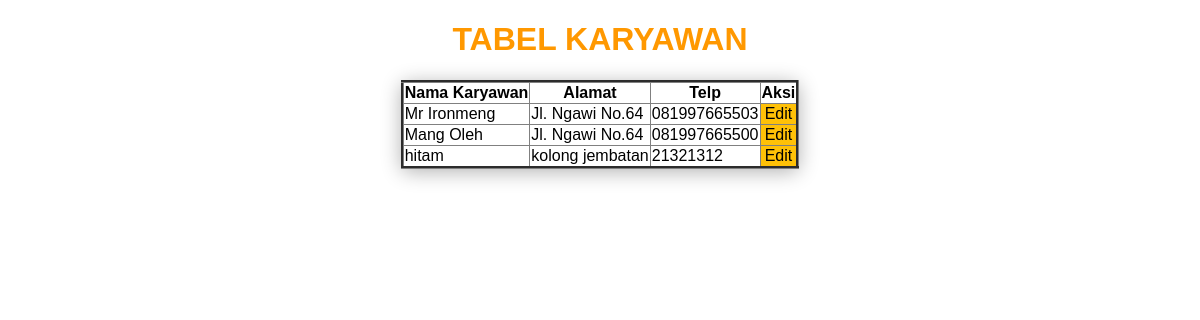
Screenshot of /karyawan/view-karyawan.php?pesan=berhasil_ditambahkan with the database file from the repository.
### tables this page shows
CREATE TABLE `tb_karyawan` (
  `idkaryawan` int NOT NULL,
  `namakaryawan` varchar(50) NOT NULL,
  `alamat` varchar(100) NOT NULL,
  `telp` varchar(15) NOT NULL
);

### karyawan/view-karyawan.php (the view, shortened to what this page needs)
<?php
    include '../koneksi.php';
?>
<!DOCTYPE html>
<html lang="en">
<head>
</head>
<body>
    <h1 align="center">TABEL KARYAWAN</h1>
    <table border="3" align="center">
        <thead>
            <tr>
                <th>Nama Karyawan</th>
                <th>Alamat</th>
                <th>Telp</th>
                <th colspan="2">Aksi</th>
            </tr>
        </thead>
        <tbody>
            <?php
            $query = mysqli_query($koneksi, "SELECT * FROM tb_karyawan");
            while($baris = mysqli_fetch_assoc($query)) {
                $query_transaksi = mysqli_query($koneksi, "SELECT COUNT(*) as total FROM tb_transaksi WHERE idkaryawan = '".$baris['idkaryawan']."'");
                $query_login = mysqli_query($koneksi, "SELECT COUNT(*) as total FROM tb_login WHERE idkaryawan = '".$baris['idkaryawan']."'");
                $result_transaksi = mysqli_fetch_assoc($query_transaksi);
                $result_login = mysqli_fetch_assoc($query_login);
                if($result_transaksi['total'] > 0) {
                    $edit_button = "<td align='center' colspan='2' id='edit'><a href='edit.php?idkaryawan=".$baris['idkaryawan']."'>Edit</a></td>";
                } else if($result_login['total'] > 0) {
                    $edit_button = "<td align='center' colspan='2' id='edit'><a href='edit.php?idkaryawan=".$baris['idkaryawan']."'>Edit</a></td>";
                } else {
                    $delete_button = "<td id='delete'><a href='delete.php?idkaryawan=".$baris['idkaryawan']."'>Del</a></td>";
                    $edit_button = "<td id='edit'><a href='edit.php?idkaryawan=".$baris['idkaryawan']."'>Edit</a></td>";
                }
            ?>
            <tr>
                <td><?= $baris['namakaryawan']; ?></td>
                <td><?= $baris['alamat']; ?></td>
                <td><?= $baris['telp']; ?></td>
                <?= $edit_button; ?>
            </tr>
            <?php
            }
            ?>
        </tbody>
    </table>
</body>
</html>

### karyawan/view-karyawan.php (style rules this page uses)
* { font-family: 'Lucida Sans', 'Lucida Sans Regular', 'Lucida Grande', 'Lucida Sans Unicode', Geneva, Verdana, sans-serif; }
td { margin: 8px; }
table { border-collapse: collapse; box-shadow: 0 3px 20px rgba(0,0,0,0.3); border-radius: 8px; }
h1 { color: #ff9800; }
#edit { background-color: #ffc107; }
a { color: #000; text-decoration: none; }

### rows the page displays
tb_karyawan: namakaryawan "Mr Ironmeng", alamat "Jl. Ngawi No.64", telp "081997665503"
tb_karyawan: namakaryawan "Mang Oleh", alamat "Jl. Ngawi No.64", telp "081997665500"
tb_karyawan: namakaryawan "hitam", alamat "kolong jembatan", telp "21321312"
